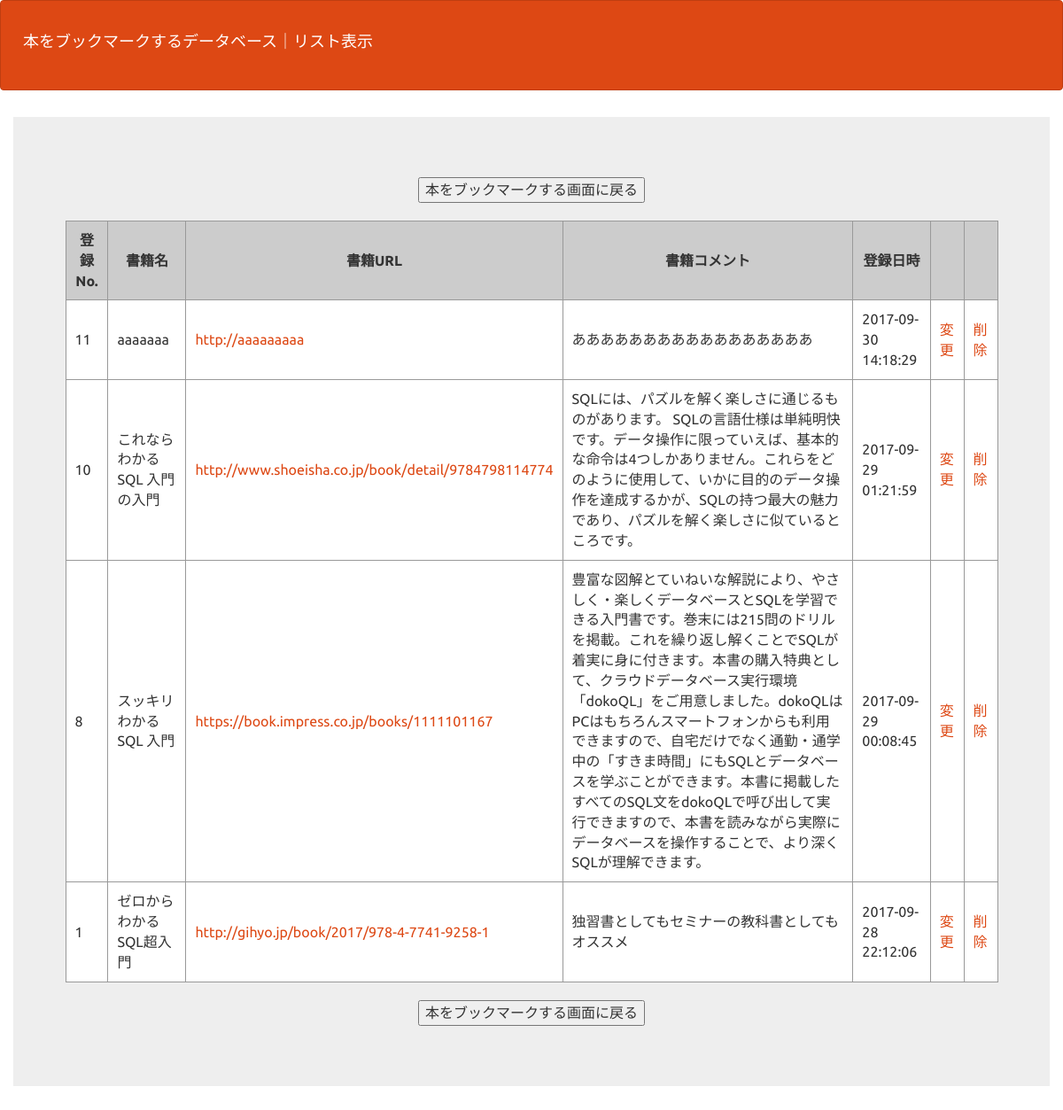
/bm_list_view.php, run on the app's committed database.
### tables this page shows
CREATE TABLE IF NOT EXISTS `gs_bm_table` (
`id` int(11) NOT NULL,
  `name` varchar(64) NOT NULL,
  `url` text NOT NULL,
  `comment` text NOT NULL,
  `indate` datetime NOT NULL
);

### bm_list_view.php (the view, shortened to what this page needs)
<?php
try {
  $pdo = new PDO('mysql:dbname=gs_db50;charset=utf8;host=localhost','root','');
} catch (PDOException $e) {
  exit('DbConnectError:'.$e->getMessage());
}
$stmt = $pdo->prepare("SELECT * FROM gs_bm_table ORDER BY id DESC");
$status = $stmt->execute();
$view = "";
if($status==false){
  $error = $stmt->errorInfo();
  exit("QueryError:".$error[2]);
}else{
    while($result = $stmt->fetch(PDO::FETCH_ASSOC)){
        $view .= '<tr id="cell">';
        $view .=    '<td>';
        $view .=        $result["id"];
        $view .=    '</td>';
        $view .=    '<td>';
        $view .=        $result["name"];
        $view .=    '</td>';
        $view .=    '<td><a target="_blank" href="';
        $view .=        $result["url"];
        $view .=    '">';
        $view .=        $result["url"];
        $view .=    '</a></td>';
        $view .=    '<td>';
        $view .=        $result["comment"];
        $view .=    '</td>';
        $view .=    '<td>';
        $view .=        $result["indate"];
        $view .=    '</td>';
        $view .=    '<td>';
        $view .=        '<a href="bm_update_view.php?id='.$result["id"].'">';
        $view .=        '変更';
        $view .=        '</a>';
        $view .=    '</td>';
        $view .=    '<td>';
        $view .=        '<a href="delete.php?id='.$result["id"].'">';
        $view .=        '削除';
        $view .=        '</a>';
        $view .=    '</td>';
        $view .= '</tr>';
    }
}
?>
<!DOCTYPE html>
<html lang="ja">
<head>
<link rel="stylesheet" href="css/bootstrap.min.css">
<link rel="stylesheet" href="css/table_style.css">
</head>
<body id="main">
<header>
  <nav class="navbar navbar-default">
    <div class="container-fluid">
      <div class="navbar-header">
      <p class="navbar-brand">本をブックマークするデータベース｜リスト表示</p>
      </div>
    </div>
  </nav>
</header>
<div>
    <div class="container jumbotron">
        <input type="button" id="btn" name="btn" value="本をブックマークする画面に戻る" onClick="location.href='index.php'">
        <table id="tab">
            <tr id="head">
                <td class="id">登録No.</td>
                <td class="name">書籍名</td>
                <td class="url">書籍URL</td>
                <td class="comment">書籍コメント</td>
                <td class="indate">登録日時</td>
                <td></td>
                <td></td>
            </tr>
            <?= $view ?>
        </table>
        <input type="button" id="btn" name="btn" value="本をブックマークする画面に戻る" onClick="location.href='index.php'">
    </div>
</div>
</body>
</html>

### css/table_style.css (style rules this page uses)
table { border-collapse: collapse; width: 90%; margin: 0 auto; }
table td { padding: 10px; border: 1px solid #999; }
#head { font-weight: bold; background-color: #cccccc; text-align: center; }
#cell { background-color: #ffffff; }
#btn { display: block; margin: 20px auto; }

### bm_list_view.php (style rules this page uses)
div { padding: 10px;font-size:16px; }

### data on the page
gs_bm_table: value "11 aaaaaaa http://aaaaaaaaa あああああああああああああああああ 2017-09-30 14:18:29 変更 削除"
gs_bm_table: value "10 これならわかるSQL 入門の入門 http://www.shoeisha.co.jp/book/detail/9784798114774 SQLには、パズルを解く楽しさに通じるものがあります。 SQLの言語仕様は単純明快です。データ操作に限っていえば、基本的な命令は4つしかありません。これらをどのように使用して、いかに目的のデータ操作を達成するかが、SQLの持つ最大の魅力であり、パズルを解く楽しさに似ているところです。 2017-09-29 01:21:59 変更 削除"
gs_bm_table: value "8 スッキリわかる SQL 入門 https://book.impress.co.jp/books/1111101167 豊富な図解とていねいな解説により、やさしく・楽しくデータベースとSQLを学習できる入門書です。巻末には215問のドリルを掲載。これを繰り返し解くことでSQLが着実に身に付きます。本書の購入特典として、クラウドデータベース実行環境「dokoQL」をご用意しました。dokoQLはPCはもちろんスマートフォンからも利用できますので、自宅だけでなく通勤・通学中の「すきま時間」にもSQLとデータベースを学ぶことができます。本書に掲載したすべてのSQL文をdokoQLで呼び出して実行できますので、本書を読みながら実際にデータベースを操作することで、より深くSQLが理解できます。 2017-09-29 00:08:45 変更 削除"
gs_bm_table: value "1 ゼロからわかる SQL超入門 http://gihyo.jp/book/2017/978-4-7741-9258-1 独習書としてもセミナーの教科書としてもオススメ 2017-09-28 22:12:06 変更 削除"
